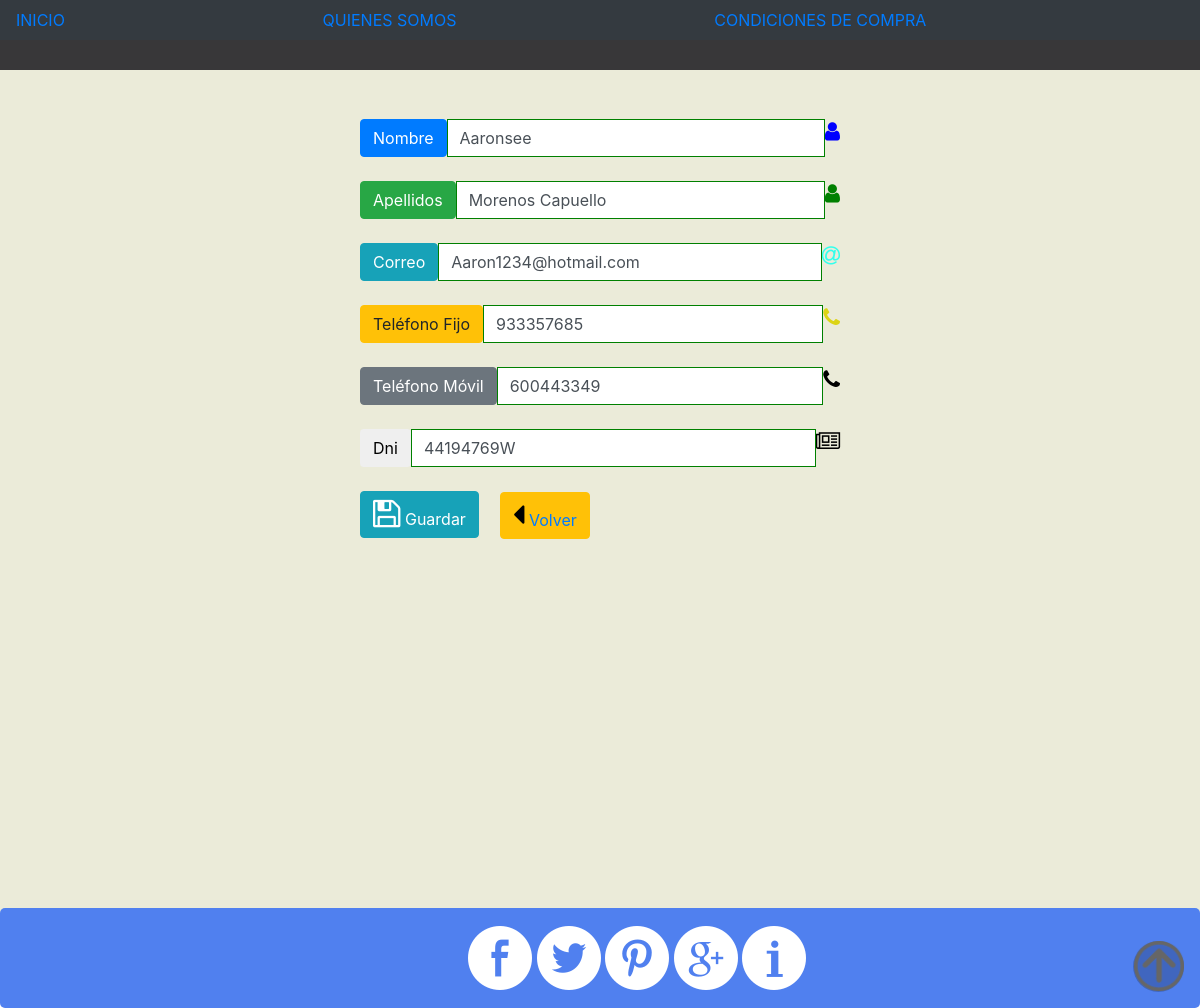
Page /administradormodificar.php?id=1 (signed in) on the earlier database version.
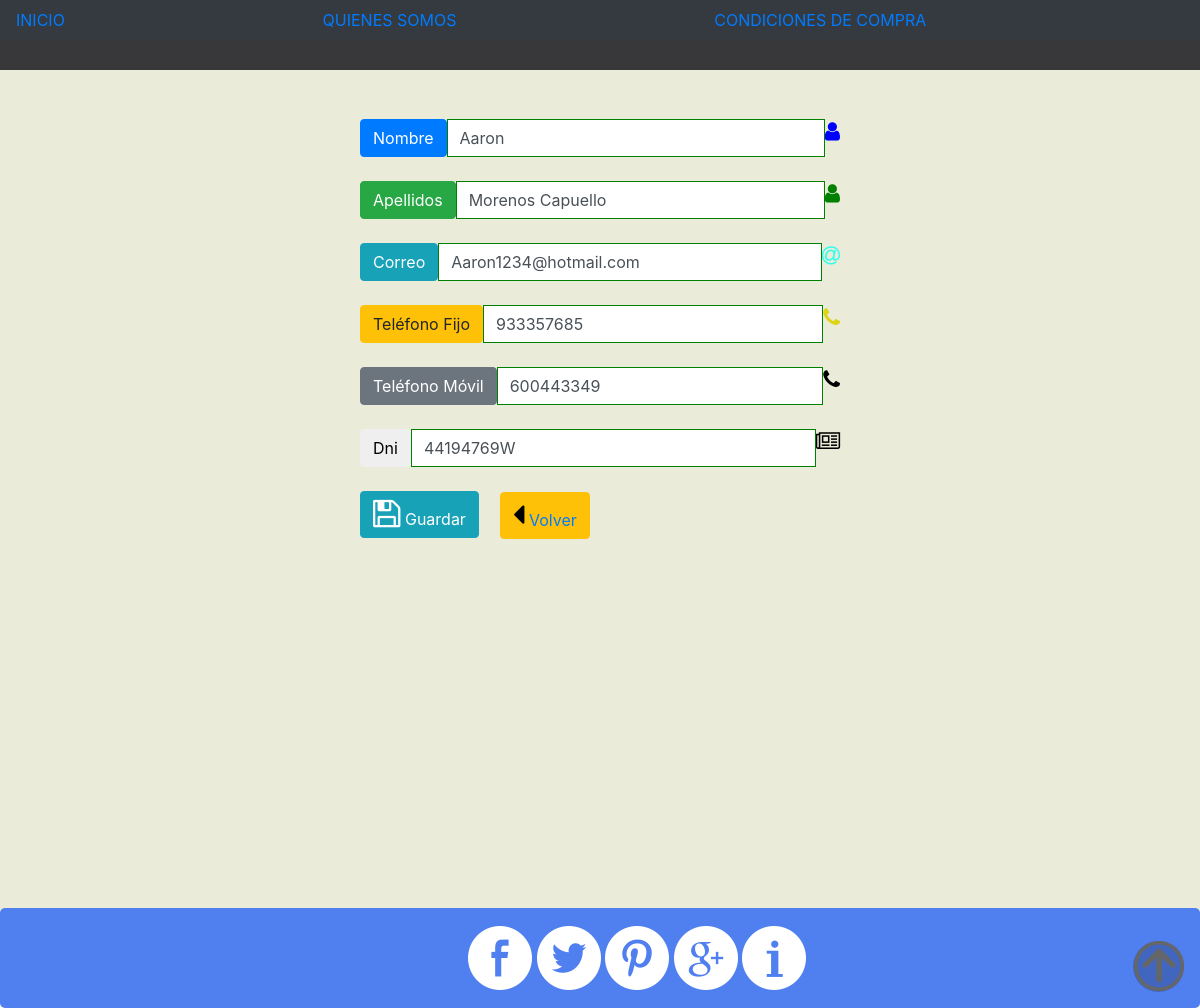
Same page on the later database version.
### tables this page shows
CREATE TABLE IF NOT EXISTS `tbl_usuario` (
  `id_usu` int(11) NOT NULL,
  `usu_mail` varchar(50) NOT NULL,
  `usu_nivel` varchar(20) NOT NULL,
  `usu_nombre` varchar(25) NOT NULL,
  `usu_password` varchar(50) NOT NULL,
  `usu_apellido` varchar(25) NOT NULL,
  `usu_actiu` int(1) NOT NULL,
  `img` varchar(10) NOT NULL,
  `telefono` int(10) NOT NULL,
  `dni` varchar(25) NOT NULL,
  `telefonofijo` int(10) NOT NULL
);

### administradormodificar.php (the view, shortened to what this page needs)
<!DOCTYPE html>
<html>
	<head>
		<link rel="stylesheet" type="text/css" href="css/estilo7.css" media="screen">
    	<link rel="stylesheet" href="https://maxcdn.bootstrapcdn.com/bootstrap/4.0.0-beta.2/css/bootstrap.min.css">
    </head>
	<body>
		<?php include('headeradministrador.php');
		?>
		<section>
			<article>
				<?php
					$con = mysqli_connect('localhost','root', '','montse');
					$sql = "SELECT * FROM tbl_usuario WHERE id_usu=$_REQUEST[id]";
					$datos = mysqli_query($con, $sql);
					if(mysqli_num_rows($datos)>0){
					$prod=mysqli_fetch_array($datos);
				?>
					<form name="f1" action="administradormodificar.proc.php" method="post">
						<div class="input-group">
							      <span class="input-group-btn">
							         <button class="btn btn-primary" type="button">Nombre</button>
							      </span>
							      <input type="text" name="nombre" pattern="[a-zA-ZàáâäãåąčćęèéêëėįìíîïłńòóôöõøùúûüųūÿýżźñçčšžÀÁÂÄÃÅĄĆČĖĘÈÉÊËÌÍÎÏĮŁŃÒÓÔÖÕØÙÚÛÜŲŪŸÝŻŹÑßÇŒÆČŠŽ∂ð ,.'-]{2,48}" required class="form-control" placeholder="" value="<?php echo $prod['usu_nombre']; ?>"/>
							      <span class="input-group-addon">
							      	<span class="fa fa-user fa-lg" style="color: blue;"></span>
							      </span>
						</div>
						<div class="input-group">
							      <span class="input-group-btn">
							         <button class="btn btn-success" type="button">Apellidos</button>
							      </span>
							      <input type="text" name="apellido" pattern="[a-zA-ZàáâäãåąčćęèéêëėįìíîïłńòóôöõøùúûüųūÿýżźñçčšžÀÁÂÄÃÅĄĆČĖĘÈÉÊËÌÍÎÏĮŁŃÒÓÔÖÕØÙÚÛÜŲŪŸÝŻŹÑßÇŒÆČŠŽ∂ð ,.'-]{2,64}" required class="form-control" placeholder="" value="<?php echo $prod['usu_apellido']; ?>"/>
							      	<span class="input-group-addon">
							        	 <span class="fa fa-user fa-lg" style="color: green;"></span>
							      	</span>
						</div>
						<div class="input-group">
							<span class="input-group-btn">
							    <button class="btn btn-info" type="button">Correo</button>
							</span>
							<input type="text" name="mail" required class="form-control" pattern="^[a-zA-Z0-9.!#$%&'*+/=?^_`{|}~-]+@[a-zA-Z0-9-]+(?:\.[a-zA-Z0-9-]+)*$" placeholder="" value="<?php echo $prod['usu_mail']; ?>"/>
							<span class="input-group-addon">
							   <span class="fa fa-at fa-lg" style="color: #33FFEC;"></span>
							</span>
						</div>
						<div class="input-group">
					      <span class="input-group-btn">
					         <button class="btn btn-warning" type="button">Teléfono Fijo</button>
					      </span>
					      <input type="text" name="telefonofi" pattern="^[9|8|7|6]\d{8}$" required class="form-control" placeholder="" value="<?php echo $prod['telefonofijo']; ?>"/>
					      	<span class="input-group-addon">
					        	<span class="fa fa-phone fa-lg" style="color: #DCD415;"></span>
					      	</span>
					    </div>
						<div class="input-group">
							<span class="input-group-btn">
							    <button class="btn btn-secondary" type="button">Teléfono Móvil</button>
							</span>
							<input type="text" name="telefonomov" pattern="^[9|8|7|6]\d{8}$" required class="form-control" placeholder="" value="<?php echo $prod['telefono']; ?>"/>
							<span class="input-group-addon">
							    <span class="fa fa-phone fa-lg" style="color: black;"></span>
							</span>
						</div>
						<div class="input-group">
							<span class="input-group-btn">
							   <button class="btn btn-default" type="button">Dni</button>
							</span>
							<input type="text" name="dnii" pattern="(([X-Z]{1})([-]?)(\d{7})([-]?)([A-Z]{1}))|((\d{8})([-]?)([A-Z]{1}))" required class="form-control" placeholder="" value="<?php echo $prod['dni']; ?>"/>
							<span class="input-group-addon">
								<span class="fa fa-newspaper-o fa-lg" style="color: black;"></span>
							</span>
						</div>
						<button type="submit" class="btn btn-info btn-xs" value="Guardar">
					        <span class="fa fa-floppy-o fa-2x" style="color: white;"></span> Guardar
					    </button>
						</form>
						<?php
							} else {
							echo "tbl_usuario con id=$_REQUEST[id] no encontrado!";
									}
						?>
						<button type="button" class="btn btn-warning btn-xs" onclick="window.location.href='administrador.php'" style="margin-left: 140px; margin-top: -168px;">
					       <span class="fa fa-caret-left fa-2x" style="color: black;"></span>
					       <a href="administrador.php">Volver</a>
					    </button>
			</article>
		</section>
		<footer>
			<?php
				include "footer.php";
			?>
		</footer>
	    <link rel="stylesheet" href="https://maxcdn.bootstrapcdn.com/font-awesome/4.5.0/css/font-awesome.min.css">
	</body>
</html>

Differences in the rows shown:
changed tbl_usuario "Morenos Capuello": nombre "Aaronsee" → "Aaron"
